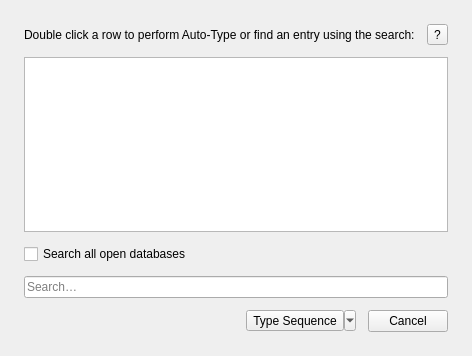
<?xml version="1.0" encoding="UTF-8"?>
<ui version="4.0">
 <class>AutoTypeSelectDialog</class>
 <widget class="QDialog" name="AutoTypeSelectDialog">
  <property name="geometry">
   <rect>
    <x>0</x>
    <y>0</y>
    <width>418</width>
    <height>303</height>
   </rect>
  </property>
  <property name="windowTitle">
   <string>Auto-Type - KeePassXC</string>
  </property>
  <layout class="QVBoxLayout" name="verticalLayout">
   <property name="spacing">
    <number>12</number>
   </property>
   <property name="leftMargin">
    <number>24</number>
   </property>
   <property name="rightMargin">
    <number>24</number>
   </property>
   <property name="topMargin">
    <number>24</number>
   </property>
   <property name="bottomMargin">
    <number>24</number>
   </property>
   <item>
    <layout class="QHBoxLayout" name="horizontalLayout_3">
     <item>
      <widget class="QLabel" name="label">
       <property name="text">
        <string>Double click a row to perform Auto-Type or find an entry using the search:</string>
       </property>
      </widget>
     </item>
     <item>
      <spacer name="horizontalSpacer_3">
       <property name="orientation">
        <enum>Qt::Horizontal</enum>
       </property>
       <property name="sizeHint" stdset="0">
        <size>
         <width>40</width>
         <height>20</height>
        </size>
       </property>
      </spacer>
     </item>
     <item>
      <widget class="QToolButton" name="helpButton">
       <property name="cursor">
        <cursorShape>PointingHandCursor</cursorShape>
       </property>
       <property name="focusPolicy">
        <enum>Qt::NoFocus</enum>
       </property>
       <property name="toolTip">
        <string>&lt;p&gt;The following shortcuts are available:&lt;br/&gt;
Ctrl+F - Focus search&lt;br/&gt;
Ctrl+1 - Type username&lt;br/&gt;
Ctrl+2 - Type password&lt;br/&gt;
Ctrl+3 - Type TOTP&lt;br/&gt;
Ctrl+4 - Type URL&lt;br/&gt;
Ctrl+5 - Use Virtual Keyboard (Windows Only)&lt;br/&gt;
Ctrl+Shift+1 - Copy username&lt;br/&gt;
Ctrl+Shift+2 - Copy password&lt;br/&gt;
Ctrl+Shift+3 - Copy TOTP&lt;br/&gt;
Ctrl+Shift+4 - Copy URL&lt;br/&gt;
&lt;/p&gt;</string>
       </property>
       <property name="text">
        <string notr="true">?</string>
       </property>
      </widget>
     </item>
    </layout>
   </item>
   <item>
    <widget class="AutoTypeMatchView" name="view">
     <property name="sizePolicy">
      <sizepolicy hsizetype="Expanding" vsizetype="MinimumExpanding">
       <horstretch>0</horstretch>
       <verstretch>0</verstretch>
      </sizepolicy>
     </property>
     <property name="minimumSize">
      <size>
       <width>0</width>
       <height>175</height>
      </size>
     </property>
     <property name="cursor" stdset="0">
      <cursorShape>PointingHandCursor</cursorShape>
     </property>
     <property name="tabKeyNavigation">
      <bool>false</bool>
     </property>
     <property name="showDropIndicator" stdset="0">
      <bool>false</bool>
     </property>
     <property name="alternatingRowColors">
      <bool>true</bool>
     </property>
     <property name="selectionMode">
      <enum>QAbstractItemView::SingleSelection</enum>
     </property>
     <property name="selectionBehavior">
      <enum>QAbstractItemView::SelectRows</enum>
     </property>
     <property name="sortingEnabled">
      <bool>true</bool>
     </property>
     <attribute name="horizontalHeaderShowSortIndicator" stdset="0">
      <bool>true</bool>
     </attribute>
     <attribute name="horizontalHeaderStretchLastSection">
      <bool>true</bool>
     </attribute>
     <attribute name="verticalHeaderVisible">
      <bool>false</bool>
     </attribute>
    </widget>
   </item>
   <item>
    <widget class="QWidget" name="buttonBox_2" native="true">
     <layout class="QHBoxLayout" name="horizontalLayout_2">
      <property name="spacing">
       <number>10</number>
      </property>
      <property name="leftMargin">
       <number>0</number>
      </property>
      <property name="topMargin">
       <number>0</number>
      </property>
      <property name="rightMargin">
       <number>0</number>
      </property>
      <property name="bottomMargin">
       <number>0</number>
      </property>
      <item>
       <widget class="QCheckBox" name="searchCheckBox">
        <property name="text">
         <string>Search all open databases</string>
        </property>
       </widget>
      </item>
      <item>
       <spacer name="horizontalSpacer">
        <property name="orientation">
         <enum>Qt::Horizontal</enum>
        </property>
        <property name="sizeHint" stdset="0">
         <size>
          <width>40</width>
          <height>20</height>
         </size>
        </property>
       </spacer>
      </item>
     </layout>
    </widget>
   </item>
   <item>
    <widget class="QLineEdit" name="search">
     <property name="sizePolicy">
      <sizepolicy hsizetype="MinimumExpanding" vsizetype="Fixed">
       <horstretch>0</horstretch>
       <verstretch>0</verstretch>
      </sizepolicy>
     </property>
     <property name="minimumSize">
      <size>
       <width>400</width>
       <height>0</height>
      </size>
     </property>
     <property name="toolTip">
      <string>You can use advanced search queries to find any entry in your open databases.</string>
     </property>
     <property name="placeholderText">
      <string>Search…</string>
     </property>
     <property name="clearButtonEnabled">
      <bool>true</bool>
     </property>
    </widget>
   </item>
   <item>
    <layout class="QHBoxLayout" name="horizontalLayout">
     <item>
      <spacer name="horizontalSpacer_2">
       <property name="orientation">
        <enum>Qt::Horizontal</enum>
       </property>
       <property name="sizeHint" stdset="0">
        <size>
         <width>40</width>
         <height>20</height>
        </size>
       </property>
      </spacer>
     </item>
     <item>
      <widget class="QToolButton" name="action">
       <property name="text">
        <string>Type Sequence</string>
       </property>
       <property name="popupMode">
        <enum>QToolButton::MenuButtonPopup</enum>
       </property>
      </widget>
     </item>
     <item>
      <widget class="Material::TextButton" name="cancelButton">
       <property name="symbol">
        <string notr="true">close</string>
       </property>
       <property name="text">
        <string>Cancel</string>
       </property>
       <property name="autoDefault">
        <bool>false</bool>
       </property>
      </widget>
     </item>
    </layout>
   </item>
  </layout>
 </widget>
 <customwidgets>
  <customwidget>
   <class>AutoTypeMatchView</class>
   <extends>QTableView</extends>
   <header>autotype/AutoTypeMatchView.h</header>
  </customwidget>
  <customwidget>
   <class>Material::TextButton</class>
   <extends>QPushButton</extends>
   <header>gui/material/MaterialButtons.h</header>
  </customwidget>
 </customwidgets>
 <tabstops>
  <tabstop>view</tabstop>
  <tabstop>searchCheckBox</tabstop>
  <tabstop>search</tabstop>
 </tabstops>
 <resources>
  <include location="../../share/icons/icons.qrc"/>
 </resources>
 <connections/>
</ui>
